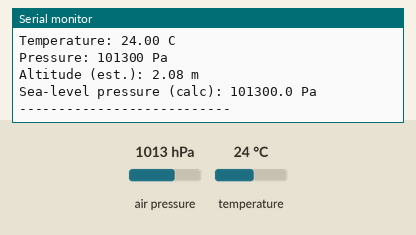
This sketch was run on a simulated ESP32. Parts: the last lines printed to the serial monitor. The inputs (shaded band) are chosen by the test bench; at power-on: air pressure 1013 hPa, temperature 24 °C.

Above: at 1.7 s.
1.8 s: air pressure set to 952 hPa
At 3.1 s:
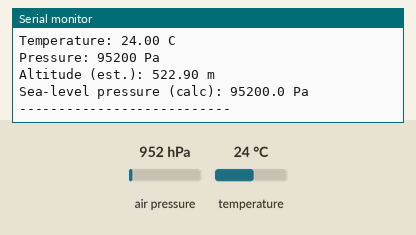
3.3 s: temperature set to 12 °C
4.8 s: air pressure set to 975 hPa
At 7.2 s:
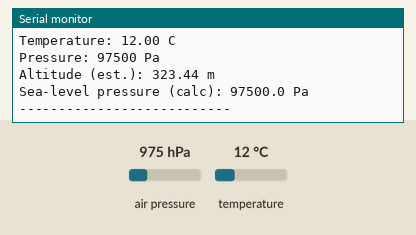
Timing chart, 0 to 8.7 s (numbered marks = the images above; inputs shaded):
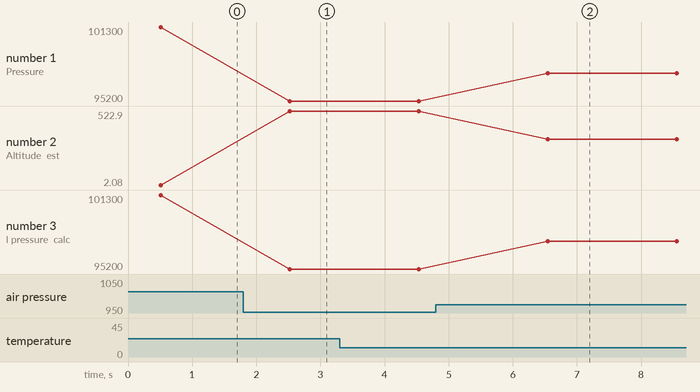

The sketch:

sketch.ino
```cpp
#include <Wire.h>
#include <Adafruit_BMP085.h>

Adafruit_BMP085 bmp;

// Generic ESP32 default I2C pins
constexpr uint8_t SDA_PIN = 21;
constexpr uint8_t SCL_PIN = 22;
constexpr uint32_t I2C_FREQ = 100000;   // 100kHz
constexpr float SEA_LEVEL_PA = 101325.0; // standard sea-level pressure

void setup() {
  Serial.begin(115200);
  delay(500);

  // Start I2C on chosen pins
  Wire.begin(SDA_PIN, SCL_PIN, I2C_FREQ);

  if (!bmp.begin()) {
    Serial.println("BMP180 not detected. Check wiring/power.");
    while (true) {
      delay(1000);
    }
  }

  Serial.println("BMP180 detected. Reading data...");
}

void loop() {
  float tempC = bmp.readTemperature();
  int32_t pressurePa = bmp.readPressure();
  float altitudeM = bmp.readAltitude(SEA_LEVEL_PA);
  float seaLevelPa = bmp.readSealevelPressure();

  Serial.print("Temperature: ");
  Serial.print(tempC, 2);
  Serial.println(" C");

  Serial.print("Pressure: ");
  Serial.print(pressurePa);
  Serial.println(" Pa");

  Serial.print("Altitude (est.): ");
  Serial.print(altitudeM, 2);
  Serial.println(" m");

  Serial.print("Sea-level pressure (calc): ");
  Serial.print(seaLevelPa, 1);
  Serial.println(" Pa");

  Serial.println("---------------------------");
  delay(2000);
}
```

Measured:
- after the input at 1.8 s, the serial monitor: prints a new line after 0.72 s (image 1)
- after the input at 4.8 s, the serial monitor: prints a new line after 1.7 s (image 2)
- plotted number 1: 101300 → 95200 after the input at 1.8 s, 95200 → 97500 after the input at 4.8 s
- plotted number 2: 2.08 → 522.9 after the input at 1.8 s, 522.9 → 323.44 after the input at 4.8 s
- plotted number 3: 101300 → 95200 after the input at 1.8 s, 95200 → 97500 after the input at 4.8 s
